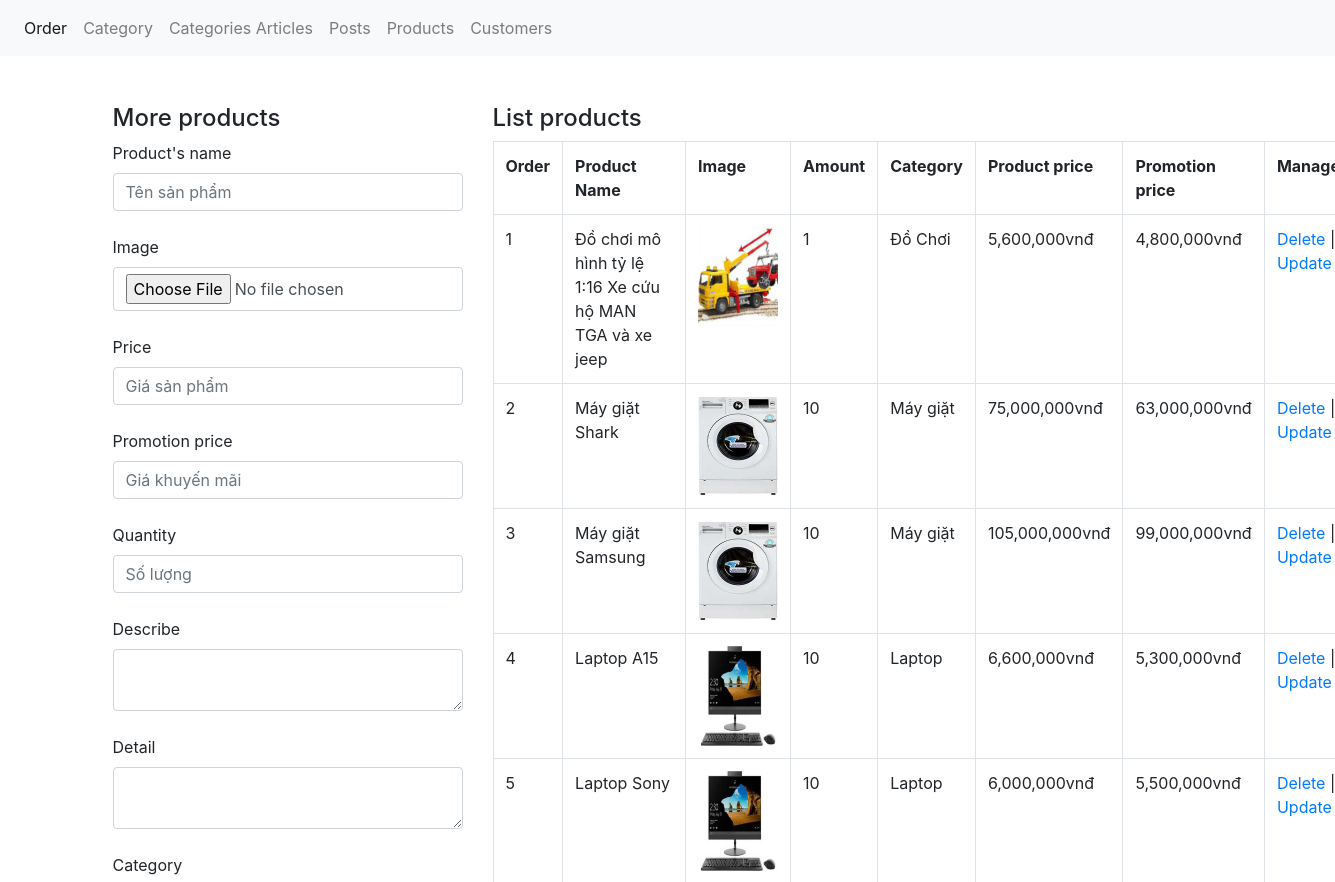
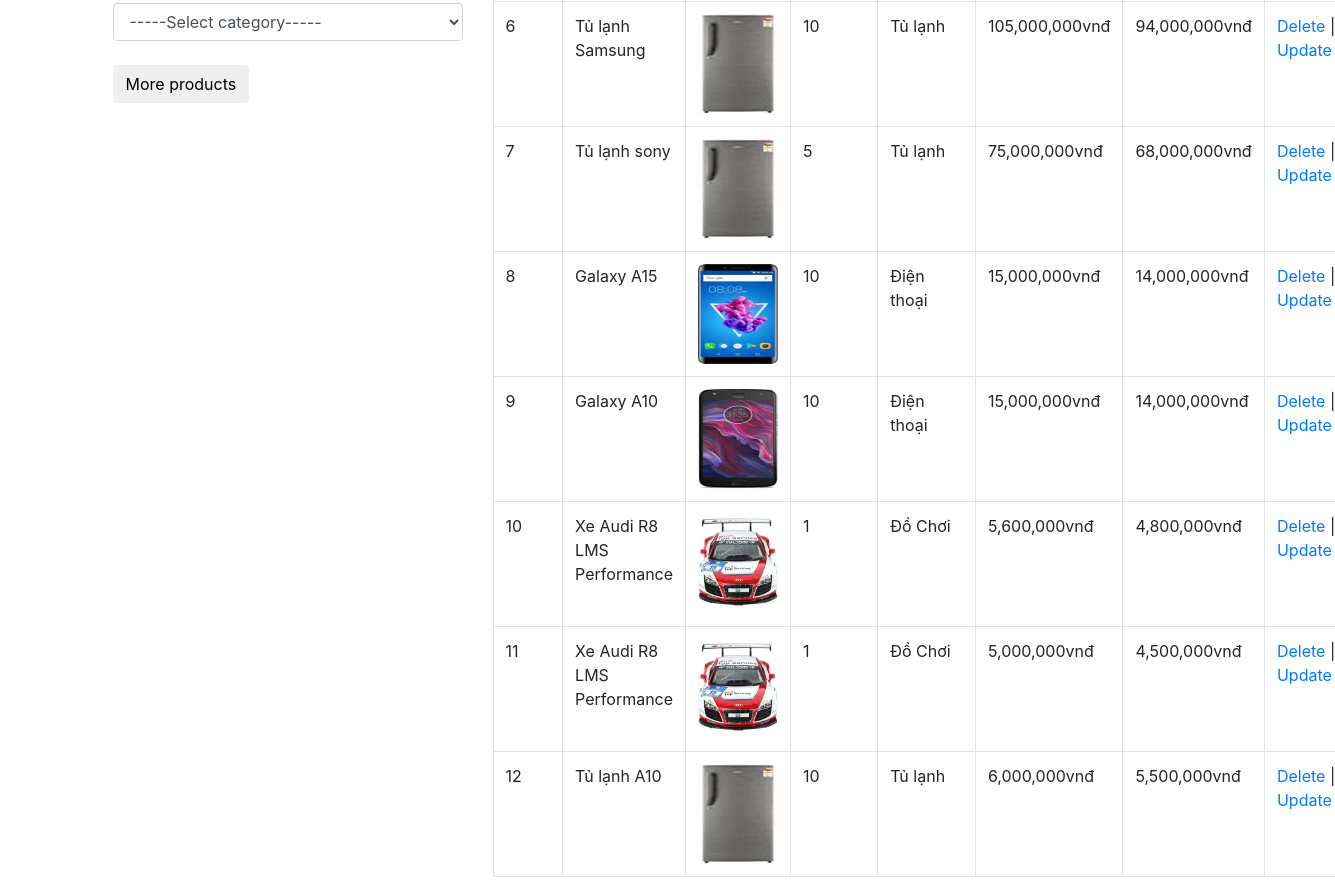
Screenshot of /admin/xulysanpham.php with the database file from the repository (2 pictures, top to bottom).
### tables this page shows
CREATE TABLE `tbl_sanpham` (
  `sanpham_id` int(11) NOT NULL,
  `category_id` int(11) NOT NULL,
  `sanpham_name` varchar(255) NOT NULL,
  `sanpham_chitiet` text NOT NULL,
  `sanpham_mota` text NOT NULL,
  `sanpham_gia` varchar(100) NOT NULL,
  `sanpham_giakhuyenmai` varchar(100) NOT NULL,
  `sanpham_active` int(11) NOT NULL,
  `sanpham_hot` int(11) NOT NULL,
  `sanpham_soluong` int(11) NOT NULL,
  `sanpham_image` varchar(50) NOT NULL
);

CREATE TABLE `tbl_category` (
  `category_id` int(11) NOT NULL,
  `category_name` varchar(50) NOT NULL
);

### admin/xulysanpham.php (the view, shortened to what this page needs)
<?php
	include('../db/connect.php');
?>
<!DOCTYPE html>
<html lang="en">
<head>
	<link href="../css/bootstrap.css" rel="stylesheet" type="text/css" media="all" />
</head>
<body>
	<nav class="navbar navbar-expand-lg navbar-light bg-light">
	  <div class="collapse navbar-collapse" id="navbarNav">
	    <ul class="navbar-nav">
	      <li class="nav-item active">
	        <a class="nav-link" href="xulydonhang.php">Order<span class="sr-only">(current)</span></a>
	      </li>
	      <li class="nav-item">
	        <a class="nav-link" href="xulydanhmuc.php">Category</a>
	      </li>
	       <li class="nav-item">
	        <a class="nav-link" href="xulydanhmucbaiviet.php">Categories Articles</a>
	      </li>
	         <li class="nav-item">
	        <a class="nav-link" href="xulybaiviet.php">Posts</a>
	      </li>
	      <li class="nav-item">
	        <a class="nav-link" href="xulysanpham.php">Products</a>
	      </li>
	       <li class="nav-item">
	        <a class="nav-link" href="xulykhachhang.php">Customers</a>
	      </li>
	    </ul>
	  </div>
	</nav><br><br>
	<div class="container">
		<div class="row">
		<?php
			if(isset($_GET['quanly'])=='capnhat'){
				$id_capnhat = $_GET['capnhat_id'];
				$sql_capnhat = mysqli_query($con,"SELECT * FROM tbl_sanpham WHERE sanpham_id='$id_capnhat'");
				$row_capnhat = mysqli_fetch_array($sql_capnhat);
				$id_category_1 = $row_capnhat['category_id'];
				?>
				<div class="col-md-4">
				<h4>Product Update</h4>
				<form action="" method="POST" enctype="multipart/form-data">
					<label>Product's name</label>
					<input type="text" class="form-control" name="tensanpham" value="<?php echo $row_capnhat['sanpham_name'] ?>"><br>
					<input type="hidden" class="form-control" name="id_update" value="<?php echo $row_capnhat['sanpham_id'] ?>">
					<label>Image</label>
					<input type="file" class="form-control" name="hinhanh"><br>
					<img src="../uploads/<?php echo $row_capnhat['sanpham_image'] ?>" height="80" width="80"><br>
					<label>Price</label>
					<input type="text" class="form-control" name="giasanpham" value="<?php echo $row_capnhat['sanpham_gia'] ?>"><br>
					<label>Promotion price</label>
					<input type="text" class="form-control" name="giakhuyenmai" value="<?php echo $row_capnhat['sanpham_giakhuyenmai'] ?>"><br>
					<label>Quantity</label>
					<input type="text" class="form-control" name="soluong" value="<?php echo $row_capnhat['sanpham_soluong'] ?>"><br>
					<label>Describe</label>
					<textarea class="form-control" rows="10" name="mota"><?php echo $row_capnhat['sanpham_mota'] ?></textarea><br>
					<label>Detail</label>
					<textarea class="form-control" rows="10" name="chitiet"><?php echo $row_capnhat['sanpham_chitiet'] ?></textarea><br>
					<label>Category</label>
					<?php
					$sql_danhmuc = mysqli_query($con,"SELECT * FROM tbl_category ORDER BY category_id DESC");
					?>
					<select name="danhmuc" class="form-control">
						<option value="0">-----Select category-----</option>
						<?php
						while($row_danhmuc = mysqli_fetch_array($sql_danhmuc)){
							if($id_category_1==$row_danhmuc['category_id']){
						?>
						<option selected value="<?php echo $row_danhmuc['category_id'] ?>"><?php echo $row_danhmuc['category_name'] ?></option>
						<?php
							}else{
						?>
						<option value="<?php echo $row_danhmuc['category_id'] ?>"><?php echo $row_danhmuc['category_name'] ?></option>
						<?php
							}
						}
						?>
					</select><br>
					<input type="submit" name="capnhatsanpham" value="Product Update" class="btn btn-default">
				</form>
				</div>
			<?php
			}else{
				?>
				<div class="col-md-4">
				<h4>More products</h4>
				<form action="" method="POST" enctype="multipart/form-data">
					<label>Product's name</label>
					<input type="text" class="form-control" name="tensanpham" placeholder="Tên sản phẩm"><br>
					<label>Image</label>
					<input type="file" class="form-control" name="hinhanh"><br>
					<label>Price</label>
					<input type="text" class="form-control" name="giasanpham" placeholder="Giá sản phẩm"><br>
					<label>Promotion price</label>
					<input type="text" class="form-control" name="giakhuyenmai" placeholder="Giá khuyến mãi"><br>
					<label>Quantity</label>
					<input type="text" class="form-control" name="soluong" placeholder="Số lượng"><br>
					<label>Describe</label>
					<textarea class="form-control" name="mota"></textarea><br>
					<label>Detail</label>
					<textarea class="form-control" name="chitiet"></textarea><br>
					<label>Category</label>
					<select name="danhmuc" class="form-control">
						<option value="0">-----Select category-----</option>
					</select><br>
					<input type="submit" name="themsanpham" value="More products" class="btn btn-default">
				</form>
				</div>
				<?php
			}
				?>
			<div class="col-md-8">
				<h4>List products</h4>
				<?php
				$sql_select_sp = mysqli_query($con,"SELECT * FROM tbl_sanpham,tbl_category WHERE tbl_sanpham.category_id=tbl_category.category_id ORDER BY tbl_sanpham.sanpham_id DESC");
				?>
				<table class="table table-bordered ">
					<tr>
						<th>Order</th>
<th>Product Name</th>
<th>Image</th>
<th>Amount</th>
<th>Category</th>
<th>Product price</th>
<th>Promotion price</th>
<th>Management</th>
					</tr>
					<?php
					$i = 0;
					while($row_sp = mysqli_fetch_array($sql_select_sp)){
						$i++;
					?>
					<tr>
						<td><?php echo $i ?></td>
						<td><?php echo $row_sp['sanpham_name'] ?></td>
						<td><img src="../uploads/<?php echo $row_sp['sanpham_image'] ?>" height="100" width="80"></td>
						<td><?php echo $row_sp['sanpham_soluong'] ?></td>
						<td><?php echo $row_sp['category_name'] ?></td>
						<td><?php echo number_format($row_sp['sanpham_gia']).'vnđ' ?></td>
						<td><?php echo number_format($row_sp['sanpham_giakhuyenmai']).'vnđ' ?></td>
						<td><a href="?xoa=<?php echo $row_sp['sanpham_id'] ?>">Delete</a> || <a href="xulysanpham.php?quanly=capnhat&capnhat_id=<?php echo $row_sp['sanpham_id'] ?>">Update</a></td>
					</tr>
				<?php
					}
					?>
				</table>
			</div>
		</div>
	</div>
</body>
</html>

### rows the page displays
tbl_sanpham: sanpham_name "Đồ chơi mô hình tỷ lệ 1:16 Xe cứu hộ MAN TGA và xe jeep", sanpham_image (picture), sanpham_soluong "1", category.category_name "Đồ Chơi", sanpham_gia "5,600,000", sanpham_giakhuyenmai "4,800,000"
tbl_sanpham: sanpham_name "Máy giặt Shark", sanpham_image (picture), sanpham_soluong "10", category.category_name "Máy giặt", sanpham_gia "75,000,000", sanpham_giakhuyenmai "63,000,000"
tbl_sanpham: sanpham_name "Máy giặt Samsung", sanpham_image (picture), sanpham_soluong "10", category.category_name "Máy giặt", sanpham_gia "105,000,000", sanpham_giakhuyenmai "99,000,000"
tbl_sanpham: sanpham_name "Laptop A15", sanpham_image (picture), sanpham_soluong "10", category.category_name "Laptop", sanpham_gia "6,600,000", sanpham_giakhuyenmai "5,300,000"
tbl_sanpham: sanpham_name "Laptop Sony", sanpham_image (picture), sanpham_soluong "10", category.category_name "Laptop", sanpham_gia "6,000,000", sanpham_giakhuyenmai "5,500,000"
tbl_sanpham: sanpham_name "Tủ lạnh Samsung", sanpham_image (picture), sanpham_soluong "10", category.category_name "Tủ lạnh", sanpham_gia "105,000,000", sanpham_giakhuyenmai "94,000,000"
tbl_sanpham: sanpham_name "Tủ lạnh sony", sanpham_image (picture), sanpham_soluong "5", category.category_name "Tủ lạnh", sanpham_gia "75,000,000", sanpham_giakhuyenmai "68,000,000"
tbl_sanpham: sanpham_name "Galaxy A15", sanpham_image (picture), sanpham_soluong "10", category.category_name "Điện thoại", sanpham_gia "15,000,000", sanpham_giakhuyenmai "14,000,000"
tbl_sanpham: sanpham_name "Galaxy A10", sanpham_image (picture), sanpham_soluong "10", category.category_name "Điện thoại", sanpham_gia "15,000,000", sanpham_giakhuyenmai "14,000,000"
tbl_sanpham: sanpham_name "Xe Audi R8 LMS Performance", sanpham_image (picture), sanpham_soluong "1", category.category_name "Đồ Chơi", sanpham_gia "5,600,000", sanpham_giakhuyenmai "4,800,000"
tbl_sanpham: sanpham_name "Xe Audi R8 LMS Performance", sanpham_image (picture), sanpham_soluong "1", category.category_name "Đồ Chơi", sanpham_gia "5,000,000", sanpham_giakhuyenmai "4,500,000"
tbl_sanpham: sanpham_name "Tủ lạnh A10", sanpham_image (picture), sanpham_soluong "10", category.category_name "Tủ lạnh", sanpham_gia "6,000,000", sanpham_giakhuyenmai "5,500,000"
